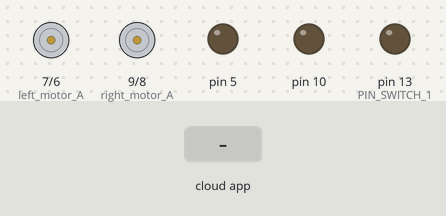
This sketch was run on a simulated Arduino Uno, built with avr-gcc and run on an emulated ATmega328P. Shown: motor-driver pin pairs drawn as motors (green arrow = first pin HIGH = forward, orange = second pin HIGH = backward, longer = more drive), output pins drawn as LEDs (lit = HIGH). The test bench sets the inputs (shaded band). The RemoteXY app is connected.

Above: at 1.2 s.
1.3 s: the phone or cloud app sets switch_1 to 1
At 2.2 s:
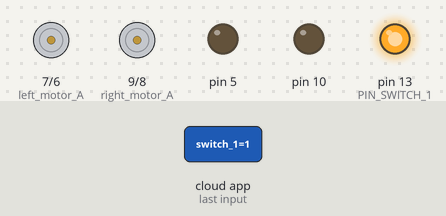
2.8 s: the phone or cloud app sets joystick_1_x to -100
At 3.4 s:
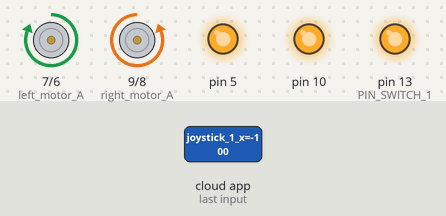
4.3 s: the phone or cloud app sets joystick_1_y to -100
At 5.5 s:
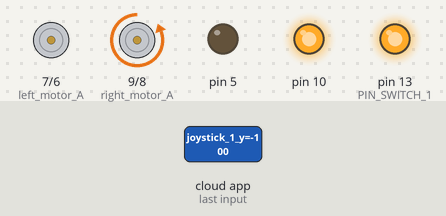
5.8 s: the phone or cloud app sets joystick_1_x to 0
At 6.9 s:
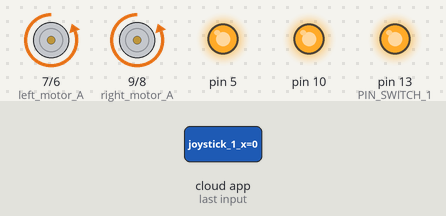
7.3 s: the phone or cloud app sets joystick_1_y to 100
At 8.0 s:
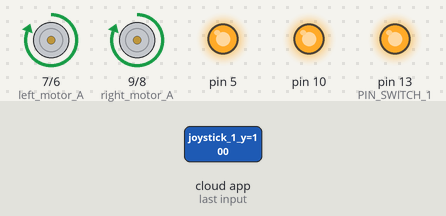
8.8 s: the phone or cloud app sets joystick_1_x to 100
At 9.2 s:
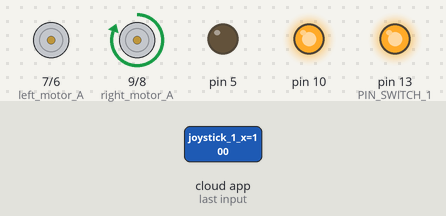
Timing chart, 0 to 11.3 s (numbered marks = the images above; inputs shaded):
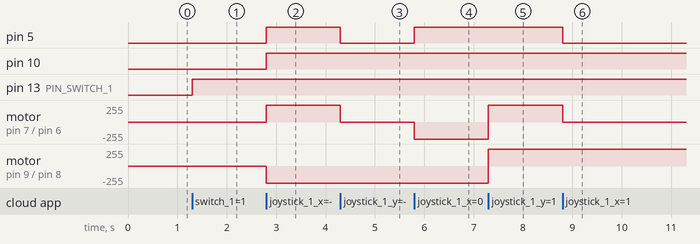

Measured:
- after the input at 1.3 s, pin 13 (PIN_SWITCH_1): LOW → HIGH at once
- after the input at 2.8 s, pin 5, pin 10: LOW → HIGH at once; motor on pin 7 (left_motor_A) / pin 6 (left_motor_B): stopped → forward 255/255 at once; motor on pin 9 (right_motor_A) / pin 8 (right_motor_B): stopped → backward 255/255 at once
- after the input at 4.3 s, pin 5: HIGH → LOW at once; motor on pin 7 (left_motor_A) / pin 6 (left_motor_B): forward 255/255 → stopped at once
- after the input at 5.8 s, pin 5: LOW → HIGH at once; motor on pin 7 (left_motor_A) / pin 6 (left_motor_B): stopped → backward 255/255 at once
- after the input at 7.3 s, motor on pin 7 (left_motor_A) / pin 6 (left_motor_B), motor on pin 9 (right_motor_A) / pin 8 (right_motor_B): backward 255/255 → forward 255/255 at once
- after the input at 8.8 s, pin 5: HIGH → LOW at once; motor on pin 7 (left_motor_A) / pin 6 (left_motor_B): forward 255/255 → stopped at once

The sketch:

ESP_Car1.ino
```cpp
// RemoteXY select connection mode and include library
#define REMOTEXY_MODE__ESP8266_HARDSERIAL_POINT

#include <RemoteXY.h>

// RemoteXY connection settings
#define REMOTEXY_SERIAL Serial
#define REMOTEXY_SERIAL_SPEED 115200
#define REMOTEXY_WIFI_SSID "Car"
#define REMOTEXY_WIFI_PASSWORD "123456789"
#define REMOTEXY_SERVER_PORT 6377


// RemoteXY configurate
#pragma pack(push, 1)
uint8_t RemoteXY_CONF[] =
  { 255,3,0,0,0,29,0,8,13,0,
  2,0,13,28,22,11,2,26,31,31,
  79,78,0,79,70,70,0,5,16,56,
  15,30,30,2,26,31 };

// this structure defines all the variables of your control interface
struct {

    // input variable
  uint8_t switch_1; // =1 if switch ON and =0 if OFF
  int8_t joystick_1_x; // =-100..100 x-coordinate joystick position
  int8_t joystick_1_y; // =-100..100 y-coordinate joystick position

    // other variable
  uint8_t connect_flag;  // =1 if wire connected, else =0

} RemoteXY;
#pragma pack(pop)

/////////////////////////////////////////////
//           END RemoteXY include          //
/////////////////////////////////////////////

#define PIN_SWITCH_1 13

//define right motor control pins
#define right_motor_A 9
#define right_motor_B 8
#define right_motor_speed 10 //enable pin

//define left motor control pins
#define left_motor_A 7
#define left_motor_B 6
#define left_motor_speed 5 //enable pin

//define two arrays with a list of pins for each motor
uint8_t RightMotor[3] = {right_motor_A, right_motor_B, right_motor_speed};
uint8_t LeftMotor[3] = {left_motor_A, left_motor_B, left_motor_speed};

//speed control of motors
void Wheel (uint8_t * motor, int v) // v = motor speed, motor = pointer to an array of pins
{
  if (v > 100) v=100;
  if (v < -100) v=-100;
  if (v > 0){

    digitalWrite (motor [0], HIGH);
    digitalWrite (motor [1], LOW);
    analogWrite (motor [2], v * 2.55);
    //Serial.println(v * 2.55);
  }
  else if ( v<0 ){

    digitalWrite (motor [0], LOW);
    digitalWrite (motor [1], HIGH);
    analogWrite (motor [2], (-v) * 2.55);
    //Serial.println(v * 2.55);
  }
  else{
    digitalWrite (motor [0], LOW);
    digitalWrite (motor [1], LOW);
    analogWrite (motor [2], 0);
  }
}

void setup()
{
  RemoteXY_Init ();

  pinMode (PIN_SWITCH_1, OUTPUT);

   //initialization pins
  pinMode (right_motor_A, OUTPUT);
  pinMode (right_motor_B, OUTPUT);
  pinMode (left_motor_A, OUTPUT);
  pinMode (left_motor_B, OUTPUT);
  // TODO you setup code
  //Serial.begin(9600);
}
void loop()
{
  RemoteXY_Handler ();

  digitalWrite(PIN_SWITCH_1, (RemoteXY.switch_1==0)?LOW:HIGH);
  if(RemoteXY.switch_1==1)
  {
    //manage the right motor
    Wheel (RightMotor, RemoteXY.joystick_1_y + RemoteXY.joystick_1_x);
    Wheel (LeftMotor, RemoteXY.joystick_1_y - RemoteXY.joystick_1_x);
  }
  else
  {
    Wheel (RightMotor, 0);
    Wheel (LeftMotor, 0);
  }

  // TODO you loop code
  // use the RemoteXY structure for data transfer
}
```
